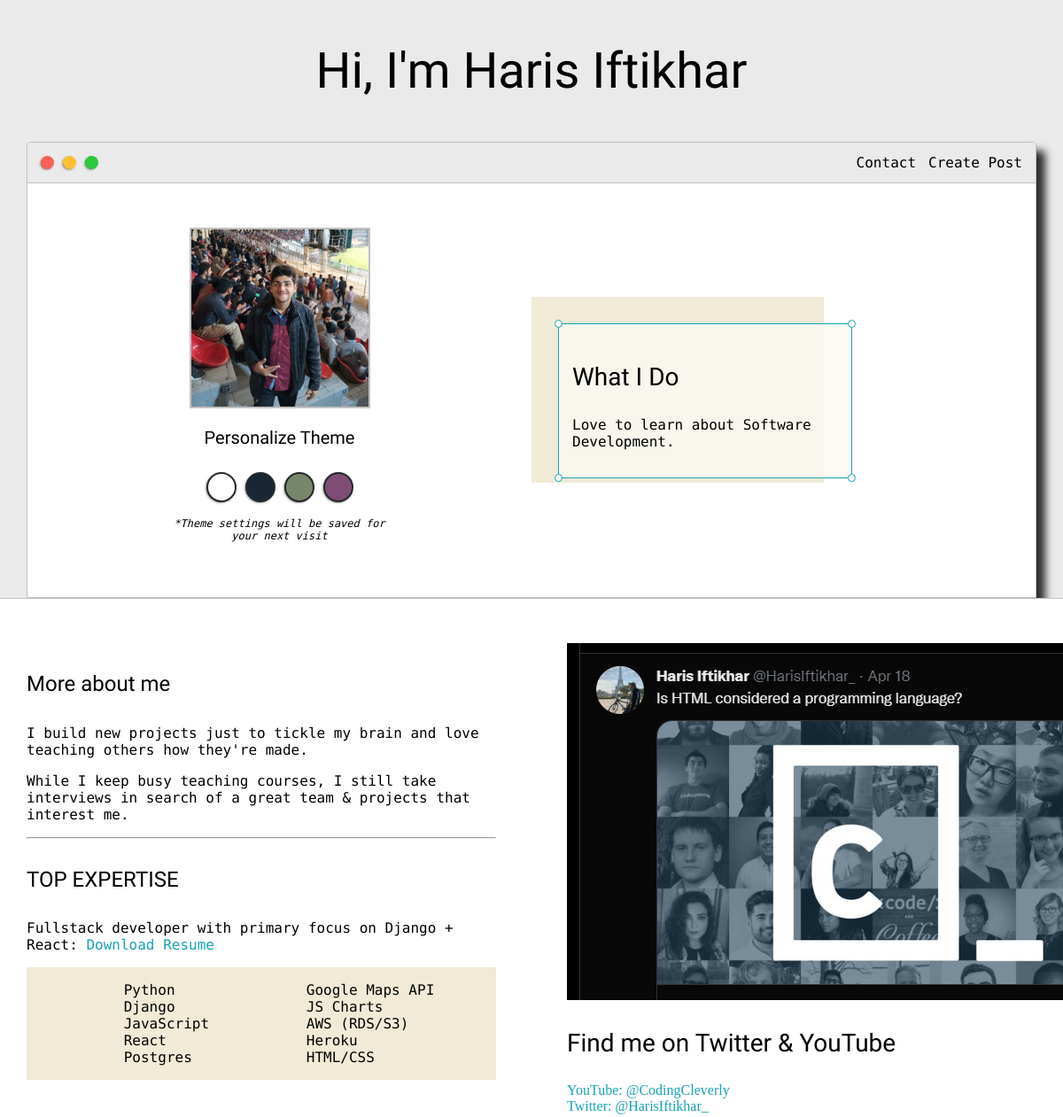
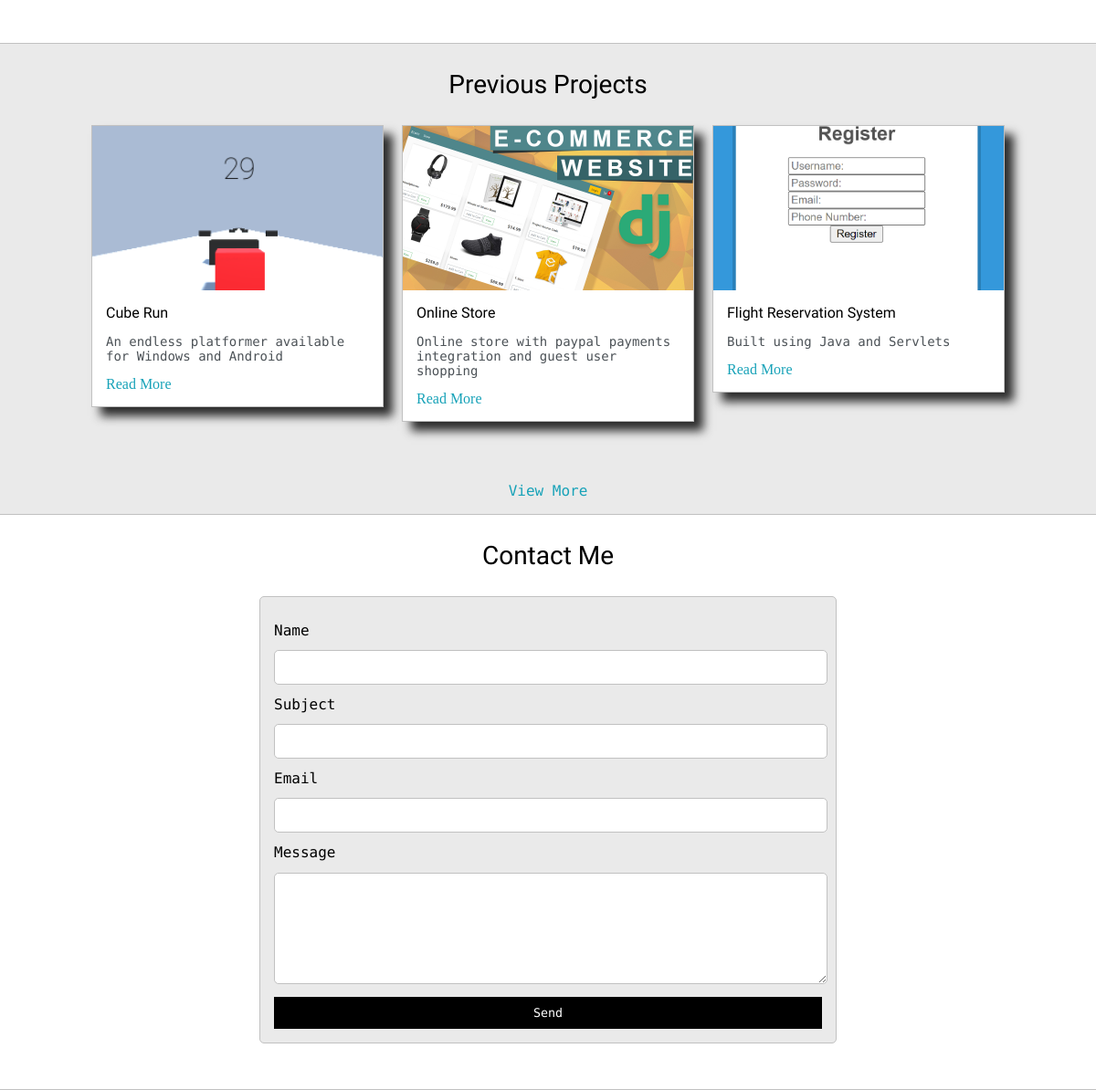
The app's page / (signed in) with its own data (2 pictures, top to bottom).
### base/models.py (models this page shows, shortened)
class Post(models.Model):
    headline = models.CharField(max_length=200)
    sub_headline = models.CharField(max_length=200, null=True, blank=True)
    thumbnail = models.ImageField(null=True, blank=True, upload_to="images", default="/images/placeholder.png")
    body = RichTextUploadingField(null=True, blank=True)
    created = models.DateTimeField(auto_now_add=True)
    active = models.BooleanField(default=False)
    featured = models.BooleanField(default=False)
    tags = models.ManyToManyField(Tag, null=True)
    slug = models.SlugField(null=True, blank=True)

### base/views.py (the view)
# urls.py: path('', views.home, name="home"),
def home(request):
    posts = Post.objects.filter(active=True, featured=True)[0:3]
    context = {'posts':posts}
    return render(request, 'base/index.html', context)

### base/templates/base/index.html (shortened to what this page needs)
<!DOCTYPE html>
{% load static %}
<html lang="en">
<head>
    <link rel="stylesheet" type="text/css" href="{% static 'css/default.css' %}">
    <link id="theme-style" rel="stylesheet" type="text/css" href="">
</head>
<body>
    <section class="s1">
        <div class="main-container">
            <div class="greeting-wrapper">
                <h1>Hi, I'm Haris Iftikhar</h1>
            </div>
            <div class="intro-wrapper">
                {% include 'base/navbar.html' %}
                <div class="left-column">
                    <img id="profile-pic" src="{% static 'images/picture.jpeg' %}">
                    <h5 style="text-align: center; line-height: 0;">Personalize Theme</h5>
                    <div id="theme-options-wrapper">
                        <div data-mode="light" id="light-mode" class="theme-dot"></div>
                        <div data-mode="blue" id="blue-mode" class="theme-dot"></div>
                        <div data-mode="green" id="green-mode" class="theme-dot"></div>
                        <div data-mode="purple" id="purple-mode" class="theme-dot"></div>
                    </div>
                    <p id="settings-note">*Theme settings will be saved for<br>your next visit</p>
                </div>
                <div class="right-column">
                    <div id="preview-shadow">
                        <div id="preview">
                            <div id="corner-tl" class="corner"></div>
                            <div id="corner-tr" class="corner"></div>
                            <h3>What I Do</h3>
                            <p>Love to learn about Software Development.</p>
                            <div id="corner-br" class="corner"></div>
                            <div id="corner-bl" class="corner"></div>
                        </div>
                    </div>
                </div>
            </div>
        </div>
    </section>
    <section class="s2">
        <div class="main-container">
            <div class="about-wrapper">
                <div class="about-me">
                    <h4>More about me</h4>
                    <p>I build new projects just to tickle my brain and love teaching others how they're made.</p>
                    <p>While I keep busy teaching courses, I still take interviews in search of a great team & projects that interest me.</p>
                    <hr>
                    <h4>TOP EXPERTISE</h4>
                    <p>Fullstack developer with primary focus on Django + React: <a target="_blank" href="{% static 'Resume.pdf' %}">Download Resume</a></p>
                    <div id="skills">
                        <ul>
                            <li>Python</li>
                            <li>Django</li>
                            <li>JavaScript</li>
                            <li>React</li>
                            <li>Postgres</li>
                        </ul>
                        <ul>
                            <li>Google Maps API</li>
                            <li>JS Charts</li>
                            <li>AWS (RDS/S3)</li>
                            <li>Heroku</li>
                            <li>HTML/CSS</li>
                        </ul>
                    </div>
                </div>
                <div class="social-links">
                    <img id="social_img" src="{% static 'images/follow.png' %}" alt="">
                    <h3>Find me on Twitter & YouTube</h3>
					<a target="_blank" href="https://www.youtube.com/c/CodingCleverly">YouTube: @CodingCleverly</a>
					<br>
					<a target="_blank" href="https://twitter.com/HarisIftikhar_">Twitter: @HarisIftikhar_</a>
                </div>
            </div>
        </div>
    </section>
    <section class="s1">
        <div class="main-container">
            <h3 style="text-align: center;">Previous Projects</h3>
            <div class="post-wrapper">
                {% for post in posts %}
                <div>
                    <div class="post">
                        <img class="thumbnail" src="{{post.thumbnail.url}}">
                        <div class="post-preview">
                            <h6 class="post-title">{{post.headline}}</h6>
                            <p class="post-intro">{{post.sub_headline}}</p>
                            <a href="{% url 'post' post.slug  %}">Read More</a>
                        </div>
                    </div>
                </div>
                {% endfor %}
            </div>
            <p align="center">
            <a href="{% url 'posts' %}">View More</a>
            </p>
        </div>
    </section>
    <section class="s2">
        <div class="main-container">
            <h3 style="text-align: center;">Contact Me</h3>
            <form id="contact-form" method="POST" action="{% url 'send_email' %}">
				<label>Name</label>
				<input class="input-field" type="text" name="name">
				<label>Subject</label>
				<input class="input-field" type="text" name="subject">
				<label>Email</label>
				<input class="input-field" type="text" name="email">
				<label>Message</label>
				<textarea class="input-field" name="message"></textarea>
                <input id="submit-btn" type="submit" value="Send">
            </form>
        </div>
    </section>
</body>
</html>

### records on screen
Post: thumbnail (picture), headline "Cube Run", sub_headline "An endless platformer available for Windows and Android"
Post: thumbnail (picture), headline "Online Store", sub_headline "Online store with paypal payments integration and guest user shopping"
Post: thumbnail (picture), headline "Flight Reservation System", sub_headline "Built using Java and Servlets"
